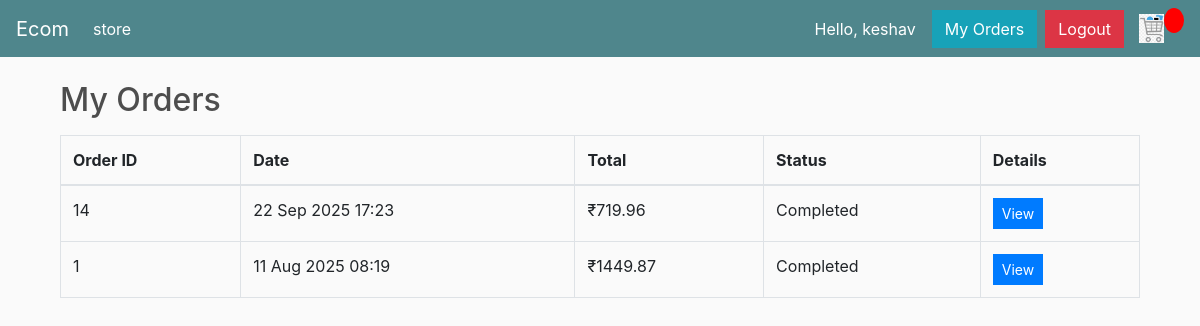
Screenshot of /orders/ (signed in) with the database file from the repository.
### store/models.py (models this page shows, shortened)
class Order(models.Model):
    customer = models.ForeignKey(Customer, on_delete=models.SET_NULL, null=True, blank=True)
    date_ordered = models.DateTimeField(auto_now_add=True)
    complete = models.BooleanField(default=False)
    transaction_id = models.CharField(max_length=100, null=True)
    @property
    def get_cart_total(self):
        orderitems = self.orderitem_set.all()
        total = sum([item.get_total for item in orderitems])
        return total

class OrderItem(models.Model):
    product = models.ForeignKey(Product, on_delete=models.SET_NULL, null=True)
    order = models.ForeignKey(Order, on_delete=models.SET_NULL, null=True)
    quantity = models.PositiveIntegerField(default=0)
    date_added = models.DateTimeField(auto_now_add=True)
    @property
    def get_total(self):
        total = self.product.price * self.quantity
        return total

class Product(models.Model):
    name = models.CharField(max_length=200)
    price = models.DecimalField(max_digits=7, decimal_places=2)
    digital = models.BooleanField(default=False, null=True, blank=True)
    image = models.ImageField(null=True, blank=True)

### store/views.py (the view)
# urls.py: path('orders/', views.order_history, name='order_history'),
@login_required
def order_history(request):
    customer = request.user.customer
    orders = Order.objects.filter(customer=customer, complete=True).order_by('-date_ordered')
    context = {
        'orders': orders
    }
    return render(request, 'store/order_history.html', context)

### store/templates/store/order_history.html
{% extends 'store/main.html' %}
{% block content %}
<div class="container mt-4">
    <h2>My Orders</h2>
    {% if orders %}
        <table class="table table-bordered mt-3">
            <thead>
                <tr>
                    <th>Order ID</th>
                    <th>Date</th>
                    <th>Total</th>
                    <th>Status</th>
                    <th>Details</th>
                </tr>
            </thead>
            <tbody>
                {% for order in orders %}
                <tr>
                    <td>{{ order.id }}</td>
                    <td>{{ order.date_ordered|date:"d M Y H:i" }}</td>
                    <td>₹{{ order.get_cart_total }}</td>
                    <td>{% if order.complete %}Completed{% else %}Pending{% endif %}</td>
                    <td>
                       <a href="{% url 'store:order_detail' order.id %}" class="btn btn-sm btn-primary">View</a>
                    </td>
                </tr>
                {% endfor %}
            </tbody>
        </table>
    {% else %}
        <p>You have no orders yet.</p>
    {% endif %}
</div>
{% endblock %}

### store/templates/store/main.html (shortened to what this page needs)
<!DOCTYPE html>
{% load static %}
<html lang="en">
<head>
     <link rel="stylesheet" href="https://cdn.jsdelivr.net/npm/bootstrap@4.3.1/dist/css/bootstrap.min.css">
     {% load static %}
     <link rel="stylesheet" href="{% static 'css/main.css' %}">
</head>
<body>
  <nav class="navbar navbar-expand-lg navbar-dark bg-dark">
  <a class="navbar-brand" href="#">Ecom</a>
  <div class="collapse navbar-collapse" id="navbarSupportedContent">
    <ul class="navbar-nav mr-auto">
      <li class="nav-item active">
        <a class="nav-link" href="{% url 'store:store' %}">store <span class="sr-only">(current)</span></a>
      </li>
    </ul>
     <div class="form-inline my-2 my-lg-0">
        {% if user.is_authenticated %}
            <span class="text-white mr-3">Hello, {{ user.username }}</span>
            <a href="{% url 'store:order_history' %}" class="btn btn-info mr-2">My Orders</a>
            <form method="POST" action="{% url 'store:logout' %}" style="display:inline;">
                <button type="submit" class="btn btn-danger">Logout</button>
            </form>
        {% else %}
            <a href="{% url 'store:login' %}" class="btn btn-warning mr-2">Login</a>
            <a href="{% url 'store:signup' %}" class="btn btn-success">Signup</a>
        {% endif %}
     	<a href="{% url 'store:cart' %}">
    		<img  id="cart-icon" src="{% static 'images/cart.png' %}">
    	</a>
    	<p id="cart-total">{{cartItems}}</p>
    </div>
  </div>
</nav>
    <div class="container">
        {% block content %}
        {% endblock content %}
    </div>
</body>
</html>

### static/CSS/main.css (style rules this page uses)
body { background-color: hsl(0, 0%, 98%); }
h1,h2,h3,h4,h5,h6 { color:hsl(0, 0%, 30%); }
.bg-dark { background-color: #4f868c!important; }
#cart-icon { width:25px; display: inline-block; margin-left: 15px; }
#cart-total { display: block; text-align: center; color:#fff; background-color: red; width: 20px; height: 25px; border-radius: 50%; font-size: 14px; }
.btn { border-radius: 0; }

### rows the page displays
Order: id "14", date_ordered "22 Sep 2025 17:23", get_cart_total "719.96", complete "Completed"
Order: id "1", date_ordered "11 Aug 2025 08:19", get_cart_total "1449.87", complete "Completed"

### other values shown
{{ user.username }} "keshav"
